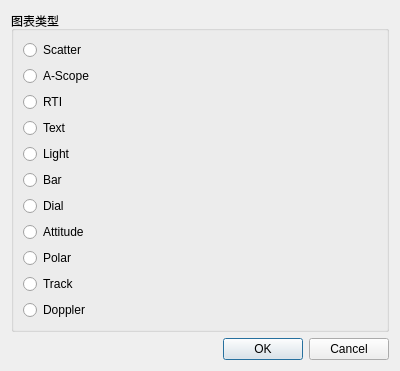
<?xml version="1.0" encoding="UTF-8"?>
<ui version="4.0">
 <class>ChoosePlotTypeDialog</class>
 <widget class="QDialog" name="ChoosePlotTypeDialog">
  <property name="geometry">
   <rect>
    <x>0</x>
    <y>0</y>
    <width>400</width>
    <height>300</height>
   </rect>
  </property>
  <property name="windowTitle">
   <string>Dialog</string>
  </property>
  <layout class="QVBoxLayout" name="verticalLayout">
   <item>
    <widget class="QGroupBox" name="groupBox">
     <property name="title">
      <string>图表类型</string>
     </property>
     <layout class="QVBoxLayout" name="verticalLayout_2">
      <item>
       <widget class="QRadioButton" name="radioButtonScatter">
        <property name="text">
         <string>Scatter</string>
        </property>
       </widget>
      </item>
      <item>
       <widget class="QRadioButton" name="radioButtonAScope">
        <property name="text">
         <string>A-Scope</string>
        </property>
       </widget>
      </item>
      <item>
       <widget class="QRadioButton" name="radioButtonRTI">
        <property name="text">
         <string>RTI</string>
        </property>
       </widget>
      </item>
      <item>
       <widget class="QRadioButton" name="radioButtonText">
        <property name="text">
         <string>Text</string>
        </property>
       </widget>
      </item>
      <item>
       <widget class="QRadioButton" name="radioButtonLight">
        <property name="text">
         <string>Light</string>
        </property>
       </widget>
      </item>
      <item>
       <widget class="QRadioButton" name="radioButtonBar">
        <property name="text">
         <string>Bar</string>
        </property>
       </widget>
      </item>
      <item>
       <widget class="QRadioButton" name="radioButtonDial">
        <property name="text">
         <string>Dial</string>
        </property>
       </widget>
      </item>
      <item>
       <widget class="QRadioButton" name="radioButtonAttitude">
        <property name="text">
         <string>Attitude</string>
        </property>
       </widget>
      </item>
      <item>
       <widget class="QRadioButton" name="radioButtonPolar">
        <property name="text">
         <string>Polar</string>
        </property>
       </widget>
      </item>
      <item>
       <widget class="QRadioButton" name="radioButtonTrack">
        <property name="text">
         <string>Track</string>
        </property>
       </widget>
      </item>
      <item>
       <widget class="QRadioButton" name="radioButtonDoppler">
        <property name="text">
         <string>Doppler</string>
        </property>
       </widget>
      </item>
     </layout>
    </widget>
   </item>
   <item>
    <widget class="QDialogButtonBox" name="buttonBox">
     <property name="orientation">
      <enum>Qt::Horizontal</enum>
     </property>
     <property name="standardButtons">
      <set>QDialogButtonBox::Cancel|QDialogButtonBox::Ok</set>
     </property>
     <property name="centerButtons">
      <bool>false</bool>
     </property>
    </widget>
   </item>
  </layout>
 </widget>
 <resources/>
 <connections>
  <connection>
   <sender>buttonBox</sender>
   <signal>accepted()</signal>
   <receiver>ChoosePlotTypeDialog</receiver>
   <slot>accept()</slot>
   <hints>
    <hint type="sourcelabel">
     <x>248</x>
     <y>254</y>
    </hint>
    <hint type="destinationlabel">
     <x>157</x>
     <y>274</y>
    </hint>
   </hints>
  </connection>
  <connection>
   <sender>buttonBox</sender>
   <signal>rejected()</signal>
   <receiver>ChoosePlotTypeDialog</receiver>
   <slot>reject()</slot>
   <hints>
    <hint type="sourcelabel">
     <x>316</x>
     <y>260</y>
    </hint>
    <hint type="destinationlabel">
     <x>286</x>
     <y>274</y>
    </hint>
   </hints>
  </connection>
 </connections>
</ui>
